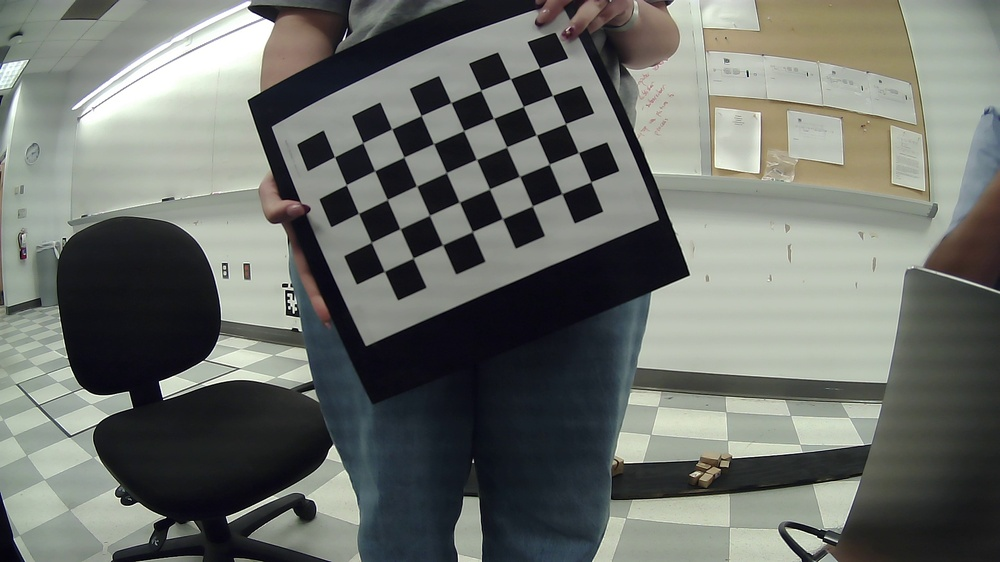
#> input picture project/camera2_angled/calibration_data_raw/frame_10.jpg, 1000 x 562 px, shrunk from 1920 x 1080 before the run
$ python calibrate_fisheye.py   (older library calls are emulated)
#> lines starting #> are read from the running program, lines starting #| are printed output that depends on the picture
"""
USBFHD01M Fisheye Camera Calibration Script
============================================
Edit the parameters at the top and set MODE to what you want to do, then run:
  python3 calibrate_fisheye.py

Requirements: pip install opencv-contrib-python numpy
"""

import cv2
import numpy as np
import glob
import sys
import os
from enum import Enum


# ── Mode ────────────────────────────────────────────────────────────
class Mode(Enum):
    CAPTURE    = "capture"
    CALIBRATE  = "calibrate"
    UNDISTORT  = "undistort"


# ── Edit these ──────────────────────────────────────────────────────
MODE          = Mode.CALIBRATE          # change to Mode.CAPTURE or Mode.UNDISTORT

CAM           = 0                       # camera index
OUT           = "calibration_data_raw"  # folder to save/read calibration images
N             = 30                      # number of images to capture
PREFIX        = "cam"                   # output prefix → cam_K.npy, cam_D.npy
BALANCE       = 0.0                     # undistort balance: 0=tight crop, 1=full FOV
IMAGE         = ""                      # test image for UNDISTORT — leave blank to auto-pick

CHECKERBOARD  = (8, 5)                  # inner corners: (cols-1, rows-1) of your printed board
SQUARE_SIZE   = 3.0                     # square size in cm
# ────────────────────────────────────────────────────────────────────


# [46 lines left out: function capture, not called in this run]


def calibrate(images_dir, prefix):
#> called with images_dir = 'calibration_data_raw', prefix = 'cam'
    criteria = (cv2.TERM_CRITERIA_EPS + cv2.TERM_CRITERIA_MAX_ITER, 30, 1e-6)

    objp = np.zeros((CHECKERBOARD[0] * CHECKERBOARD[1], 1, 3), np.float64)
    objp[:, 0, :2] = (np.mgrid[0:CHECKERBOARD[0], 0:CHECKERBOARD[1]]
                      .T.reshape(-1, 2) * SQUARE_SIZE)

    objpoints: list[np.ndarray] = []
    imgpoints: list[np.ndarray] = []
    img_shape: tuple[int, int] | None = None
    rejected = 0

    paths = sorted(glob.glob(os.path.join(images_dir, "*.png")) +
                   glob.glob(os.path.join(images_dir, "*.jpg")))

    if not paths:
        print(f"ERROR: No images found in '{images_dir}'")
        sys.exit(1)

    print(f"Processing {len(paths)} images...")

    for path in paths:
        img = cv2.imread(path)
#> img is the input picture: shape (562, 1000, 3); mean B, G, R 106.5, 111.9, 108.2
        if img is None:
            print(f"  ✗  Could not read {path}")
            continue
        gray = cv2.cvtColor(img, cv2.COLOR_BGR2GRAY)
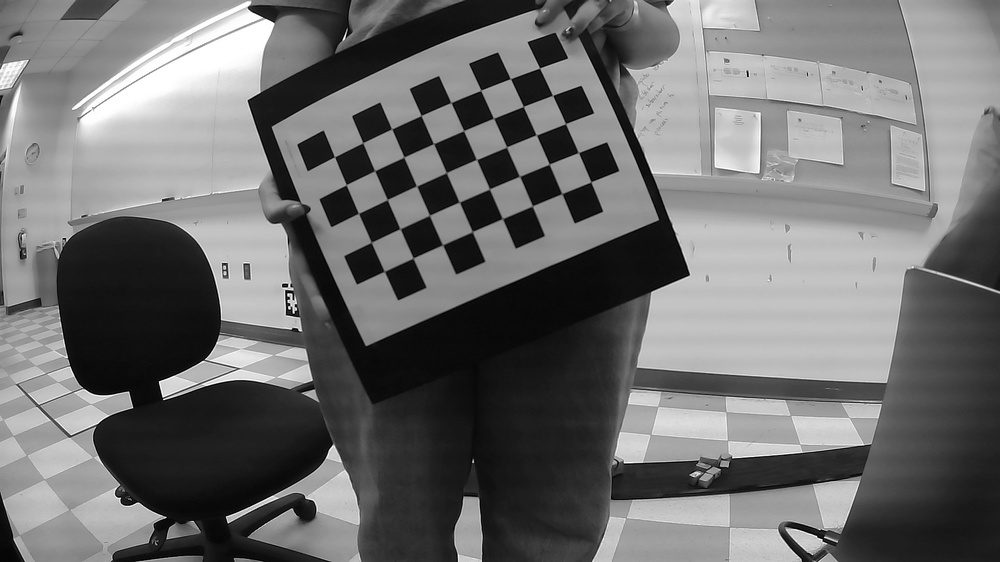
#> gray: shape (562, 1000); min 0, max 255, mean 110.2
        img_shape = gray.shape[::-1]
#> img_shape = (1000, 562)

        ret, corners = cv2.findChessboardCorners(
            gray, CHECKERBOARD, None,
            cv2.CALIB_CB_ADAPTIVE_THRESH + cv2.CALIB_CB_NORMALIZE_IMAGE
        )
#> ret = True; corners = 40 rows, first 8: [334.4, 156.9], [362.8, 142.6], [391.6, 129], [421, 115.5], [451.1, 102.6], [480.7, 90.39], [510.3, 78.6], [539.5, 67.93]

        if ret:
            corners2 = cv2.cornerSubPix(gray, corners, (3, 3), (-1, -1), criteria)
#> corners2 = 40 rows, first 8: [334.5, 156.8], [362.8, 142.7], [391.7, 128.9], [421.1, 115.5], [450.9, 102.6], [480.8, 90.34], [510.4, 78.71], [539.6, 67.99]
            objpoints.append(objp)
            imgpoints.append(corners2)
            print(f"  ✓  {os.path.basename(path)}")
        else:
            rejected += 1
            print(f"  ✗  {os.path.basename(path)}  (corners not found)")
#> pass 2 of the loop in calibrate, `for path in paths:`:
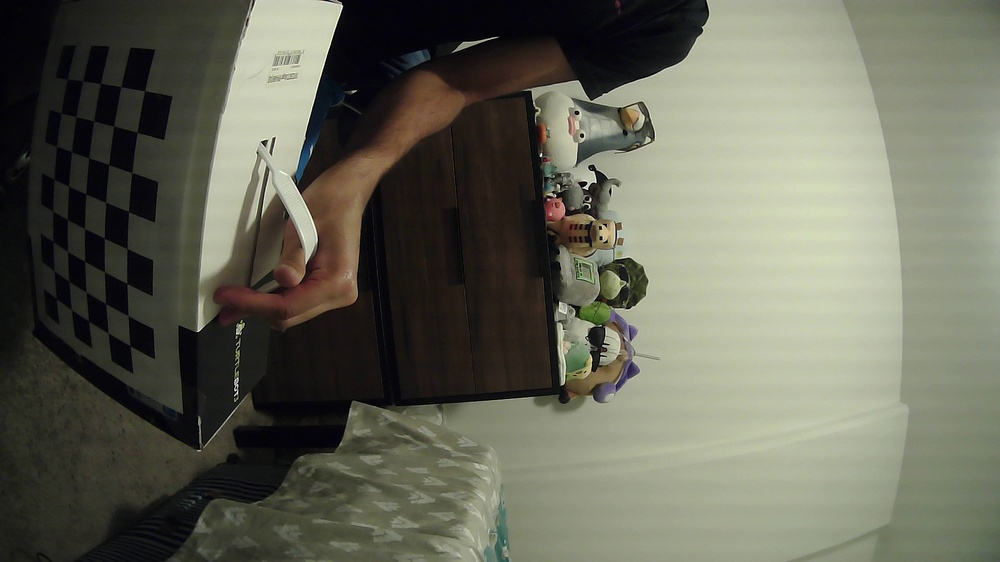
#> input picture project/camera2_angled/calibration_data_raw/frame_100.jpg, 1000 x 562 px, shrunk from 1920 x 1080 before the run
#> in calibrate, img is the input picture: shape (562, 1000, 3); mean B, G, R 87.6, 101.5, 100.9
#> in calibrate, `gray = cv2.cvtColor(img, cv2.COLOR_BGR2GRAY)`:
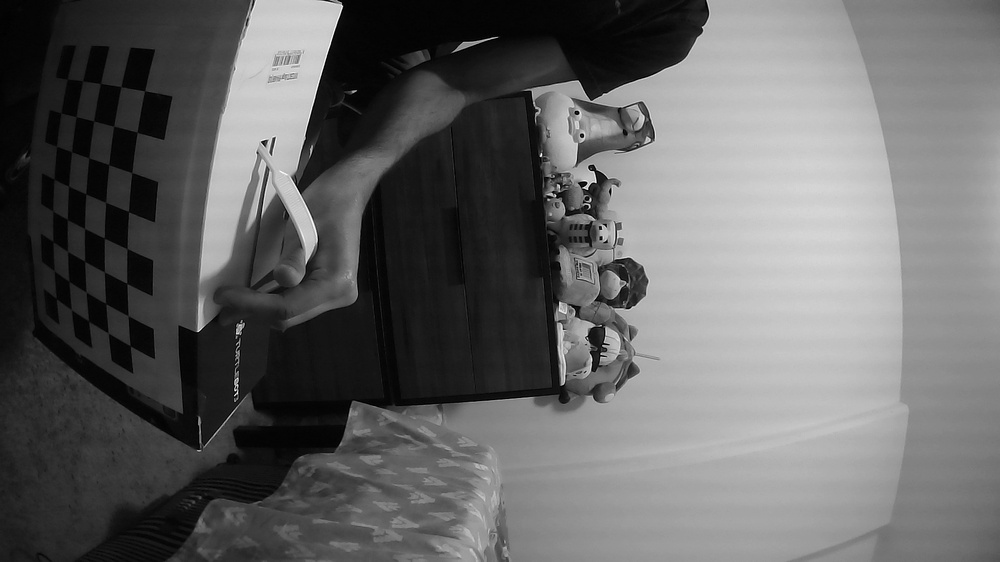
#> gray: shape (562, 1000); min 0, max 255, mean 99.7
#> corners = 40 rows, first 8: [56.39, 298.7], [54.16, 270.4], [52.92, 241.4], [52.74, 210.7], [54.03, 179.1], [56.49, 146.3], [60.96, 113], [67.39, 79.07]
#> corners2 = 40 rows, first 8: [56.37, 298.6], [54.26, 270.6], [52.91, 241.5], [52.82, 210.8], [54.12, 179.2], [56.49, 146.3], [60.97, 113], [67.46, 78.98]
#> pass 3 of the loop in calibrate, `for path in paths:`:
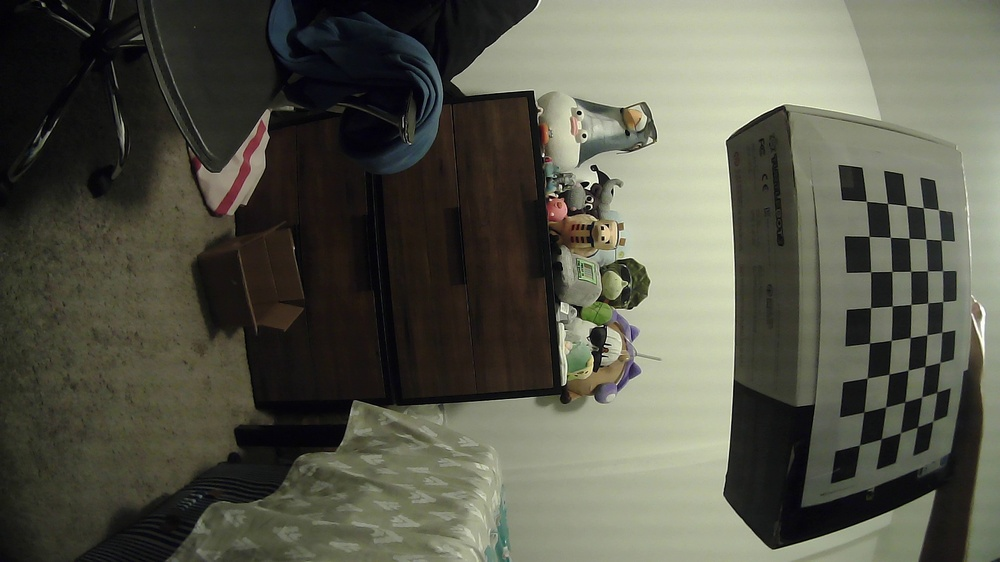
#> input picture project/camera2_angled/calibration_data_raw/frame_107.jpg, 1000 x 562 px, shrunk from 1920 x 1080 before the run
#> in calibrate, img is the input picture: shape (562, 1000, 3); mean B, G, R 74.1, 87, 86.5
#> in calibrate, `gray = cv2.cvtColor(img, cv2.COLOR_BGR2GRAY)`:
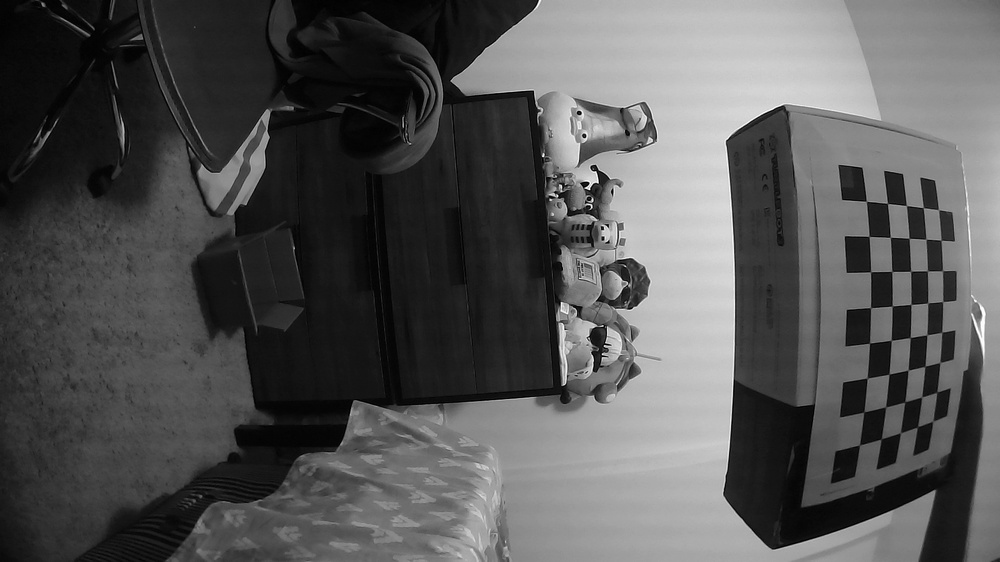
#> gray: shape (562, 1000); min 0, max 255, mean 85.4
#> corners = 40 rows, first 8: [859.5, 444.7], [864, 411.8], [866.8, 378.5], [869.5, 343.2], [870.5, 307.7], [870.5, 271.8], [868.9, 236.4], [866.4, 201.1]
#> corners2 = 40 rows, first 8: [859.4, 444.9], [863.8, 411.8], [867.1, 378.2], [869.5, 343.2], [870.6, 307.6], [870.6, 271.8], [869, 236.4], [866.3, 201.3]

    if len(objpoints) < 10:
        print(f"\nERROR: Only {len(objpoints)} valid images (need ≥10). Recapture more.")
#> (the run stopped early here; a loop or call above may not have finished)
